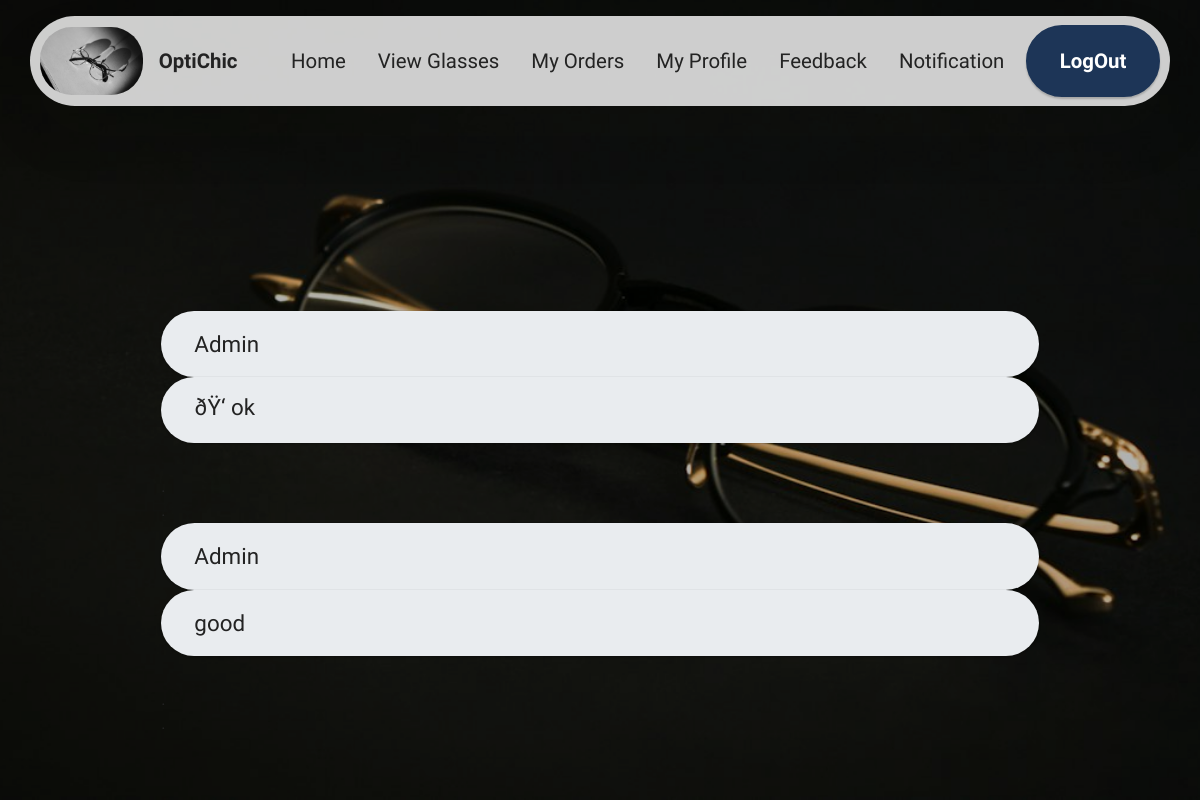
The app's page /unoti.php (signed in) with its own data.
### tables this page shows
CREATE TABLE IF NOT EXISTS `reply` (
  `author` varchar(10) NOT NULL DEFAULT 'Admin',
  `senderid` varchar(100) NOT NULL,
  `message` varchar(100) NOT NULL
);

### unoti.php (the view, shortened to what this page needs)
<?php
	include('uhead.php');
?>
<form action="" method="POST">
          <div class="card card-default">
           <?php
              include 'dbconnect.php';
        $uname=$_SESSION['email'];
              $result = "SELECT * FROM reply where senderid='$uname'";
              $m=mysql_query($result,$conn);
              while($row = mysql_fetch_assoc($m))
              {
              ?>
               <div class="col-sm-12">
                         <input type="text" class="form-control" id="hname" name="hname" value="<?php echo $row['author'];?>"
                         disabled="disabled">
               </div>
               <div class="col-sm-12">
                         <input type="text" class="form-control" id="sub" name="sub" value="<?php echo $row['message'];?>"
                         disabled="disabled">
               </div>
               <div class="col-sm-12">
     </div>
     <div>
          .
     </div>
     <div>
          .
     </div>
               <?php
                 }
?>
          </div>
     </div></form>

### assets/theme/css/style.css (style rules this page uses)
body { font-style: normal; line-height: 1.5; font-weight: 400; color: #232323; position: relative; }
.card { background-color: transparent; border: none; }
html, body { height: auto; min-height: 100vh; }
.form-control { background-color: #ffffff; background-clip: border-box; color: #232323; line-height: 1rem !important; height: auto; padding: 1.2rem 2rem; transition: border-color 0.25s ease 0s; border: 1px solid transparent !important; border-radius: 4px; box-shadow: rgba(0, 0, 0, 0.07) 0px 1px 1px 0px, rgba(0, 0, 0, 0.07) 0px 1px 3px 0px, rgba(0, 0, 0, 0.03) 0px 0px 0px 1px; }
.form-control, form .btn { min-height: 48px; }

### assets/mobirise/css/additional.css (style rules this page uses)
img, .card-wrap, .card-wrapper, .video-wrapper, .mbr-figure iframe, .google-map iframe, .slide-content, .plan, .card, .item-wrapper { border-radius: 2rem !important; }
body { font-family: var(--display1-font, 'Inter Tight'); background: color-mix(in srgb, var(--dominant-color, #0f1305) 10%, transparent); }
.form-control { font-family: var(--display1-font); font-size: 1.4rem; line-height: 1.3; font-weight: 400; border-radius: 40px !important; }
body { overflow-x: hidden; }

### uhead.php (style rules this page uses)
:root { --background: #FDEBED; --dominant-color: #E63946; --primary-color: #1D3557; --secondary-color: #A8DADC; --success-color: #20AC6B; --danger-color: #AE1E2C; --warning-color: #CC9900; --info-color: #0AA3C2; --background-text: #000000; --dominant-text: #FFFFFF; --primary-text: #FFFFFF; --secondary-text: #000000; --success-text: #FFFFFF; --danger-text: #FFFFFF; --warning-text: #000000; --info-text: #FFFFFF; }

### records on screen
reply: hname "Admin", sub "ðŸ‘ ok"
reply: hname "Admin", sub "good"
